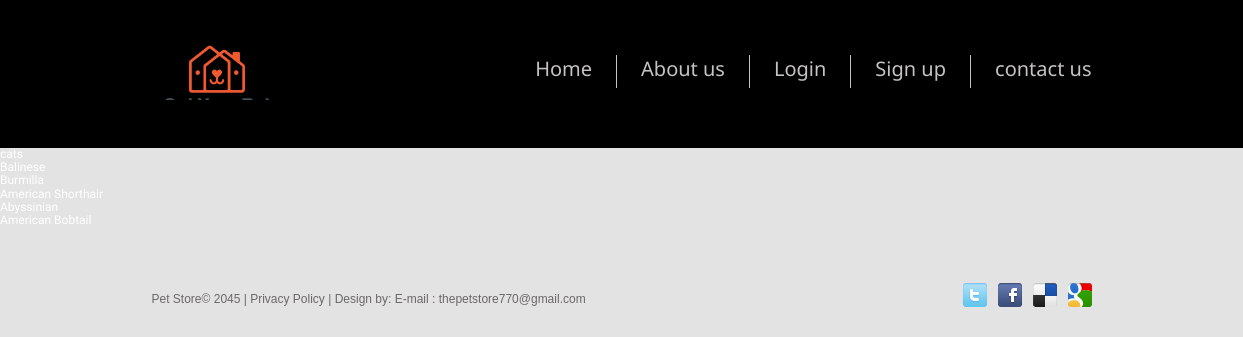
Page /search/1/ on the committed database.
### Home/models.py (models this page shows, shortened)
class PetCategoryKind(models.Model):
    kind = models.CharField(max_length=100)
    category = models.ForeignKey(PetCategory, on_delete=models.CASCADE)

### Search/views.py (the view)
# urls.py: path('<int:category_pk>/', views.category),
def category(request, category_pk):
    category = PetCategory.objects.get(pk=category_pk)
    kinds = PetCategoryKind.objects.filter(category=category)
    try:
        user = Person.objects.get(username=request.user)
    except:
        user = None
    context = {
        'category': category,
        'kinds': kinds,
        'user': user,
    }
    return render(request, 'category.html', context)

### templates/category.html (shortened to what this page needs)
    {% extends 'Base.html' %}
    {% block body %}
        <h1>{{ category.category }}</h1>
        {% for kind in kinds %}
            <a href="/search/{{ category.pk }}/{{ kind.pk }}/"><h1>{{ kind.kind }}</h1></a>
        {% endfor %}
    {% endblock %}

### static/neww/css/style.css (style rules this page uses)
html { width: 100%; }
* { -webkit-text-size-adjust: none; }
body { font: 12px/20px Arial, Helvetica, sans-serif; color:#9b9a9a; position:relative; min-width:960px; background: #e3e3e3; }
body.page1 { min-width: 1233px !important; }
h1, h2, h3, h4, h5, h6 { font-weight: normal; font-family: 'Paprika', cursive;; color: #fff; }
a { text-decoration: none; color: inherit; outline: none; transition: 0.5s ease; -o-transition: 0.5s ease; -webkit-transition: 0.5s ease; }

### static/neww/css/grid.css (style rules this page uses)
body { min-width: 960px; }

### rows in the picture
PetCategoryKind: kind "Balinese"
PetCategoryKind: kind "Burmilla"
PetCategoryKind: kind "American Shorthair"
PetCategoryKind: kind "Abyssinian"
PetCategoryKind: kind "American Bobtail"
